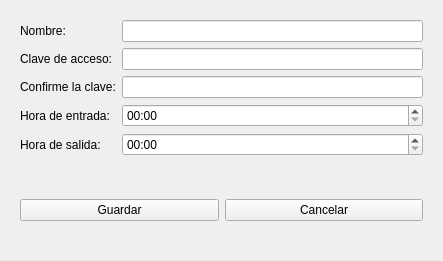
<?xml version="1.0" encoding="UTF-8"?>
<ui version="4.0">
 <class>VentanaInformacionEmpleado</class>
 <widget class="QWidget" name="VentanaInformacionEmpleado">
  <property name="geometry">
   <rect>
    <x>0</x>
    <y>0</y>
    <width>443</width>
    <height>261</height>
   </rect>
  </property>
  <property name="windowTitle">
   <string>Nuevo empleado</string>
  </property>
  <layout class="QGridLayout" name="gridLayout">
   <item row="1" column="0">
    <widget class="QWidget" name="panelSur" native="true">
     <layout class="QHBoxLayout" name="horizontalLayout">
      <item>
       <widget class="QPushButton" name="botonGuardarEmpleado">
        <property name="text">
         <string>Guardar</string>
        </property>
       </widget>
      </item>
      <item>
       <widget class="QPushButton" name="botonCancelar">
        <property name="text">
         <string>Cancelar</string>
        </property>
       </widget>
      </item>
     </layout>
    </widget>
   </item>
   <item row="0" column="0">
    <widget class="QWidget" name="panelCentro" native="true">
     <layout class="QFormLayout" name="formLayout_2">
      <item row="1" column="0">
       <widget class="QLabel" name="etiquetaNombre">
        <property name="text">
         <string>Nombre:</string>
        </property>
       </widget>
      </item>
      <item row="1" column="1">
       <widget class="QLineEdit" name="campoNombre"/>
      </item>
      <item row="2" column="0">
       <widget class="QLabel" name="etiquetaClave">
        <property name="text">
         <string>Clave de acceso:</string>
        </property>
       </widget>
      </item>
      <item row="2" column="1">
       <widget class="QLineEdit" name="campoClave">
        <property name="echoMode">
         <enum>QLineEdit::PasswordEchoOnEdit</enum>
        </property>
       </widget>
      </item>
      <item row="3" column="0">
       <widget class="QLabel" name="etiquetaConfirmacionClave">
        <property name="text">
         <string>Confirme la clave:</string>
        </property>
       </widget>
      </item>
      <item row="4" column="0">
       <widget class="QLabel" name="etiquetaHoraEntrada">
        <property name="text">
         <string>Hora de entrada:</string>
        </property>
       </widget>
      </item>
      <item row="4" column="1">
       <widget class="QTimeEdit" name="tiempoEntrada">
        <property name="displayFormat">
         <string>hh:mm</string>
        </property>
       </widget>
      </item>
      <item row="5" column="0">
       <widget class="QLabel" name="etiquetaHoraSalida">
        <property name="text">
         <string>Hora de salida:</string>
        </property>
       </widget>
      </item>
      <item row="5" column="1">
       <widget class="QTimeEdit" name="tiempoSalida">
        <property name="displayFormat">
         <string>hh:mm</string>
        </property>
       </widget>
      </item>
      <item row="3" column="1">
       <widget class="QLineEdit" name="campoConfirmacionClave">
        <property name="echoMode">
         <enum>QLineEdit::PasswordEchoOnEdit</enum>
        </property>
       </widget>
      </item>
     </layout>
    </widget>
   </item>
  </layout>
 </widget>
 <resources/>
 <connections/>
</ui>
